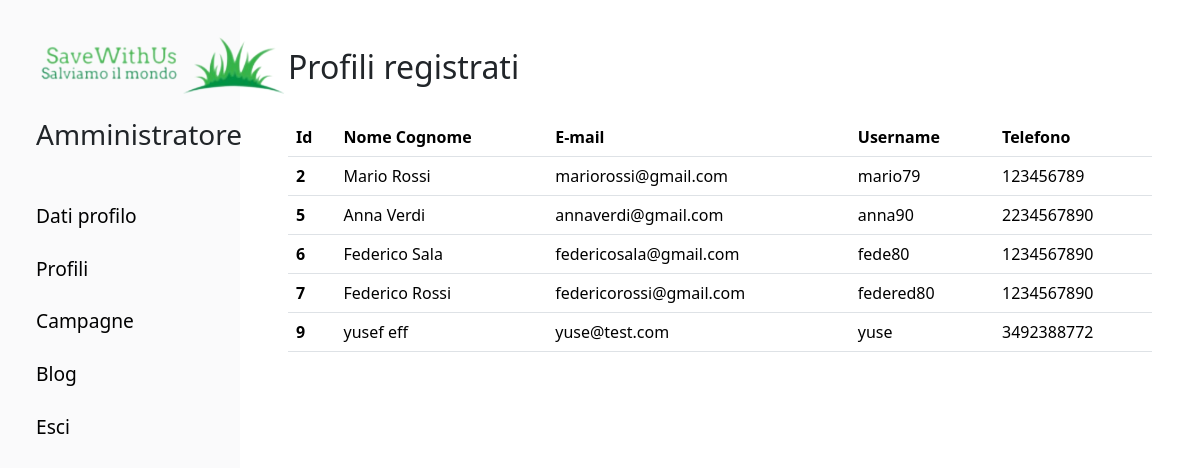
The app's page /admin/index.php?page=profili (signed in) with its own data.
### tables this page shows
CREATE TABLE `utenti` (
  `id_user` int(11) NOT NULL,
  `nome` varchar(20) NOT NULL,
  `cognome` varchar(20) NOT NULL,
  `email` varchar(40) NOT NULL,
  `num_tel` char(13) NOT NULL,
  `username` varchar(10) NOT NULL,
  `password` char(60) NOT NULL,
  `created` datetime NOT NULL
);

### admin/pages.php (the view, shortened to what this page needs)
<?php
function get_page($page)
{
    include('../db.php');
    $sql = "SELECT * from amministratori WHERE id_admin=" . $_SESSION['idamm'];
    $risprivilegi = $conn->query($sql);
    switch ($page) {
        case "profili":
            if ($risprivilegi->fetch_assoc()['azione_utenti'] == "true") {
?>
                <div class="tabl-utenti">
                    <h2>Profili registrati</h2><br>
                    <?php
                    $sql = "SELECT utenti.id_user, utenti.nome, utenti.cognome, utenti.email, utenti.username, utenti.num_tel FROM `utenti`";
                    $ris = $conn->query($sql);
                    if ($ris->num_rows > 0) {
                    ?>
                        <table class="table">
                            <thead class="thead-dark">
                                <tr>
                                    <th scope="col">Id</th>
                                    <th scope="col">Nome Cognome</th>
                                    <th scope="col">E-mail</th>
                                    <th scope="col">Username</th>
                                    <th scope="col">Telefono</th>
                                </tr>
                            </thead>
                            <tbody>
                                <?php
                                while ($row = $ris->fetch_assoc()) {
                                ?>
                                    <tr>
                                        <th><?= $row['id_user'] ?></th>
                                        <td><?= $row['nome'] . " " . $row['cognome'] ?></td>
                                        <td><?= $row['email'] ?></td>
                                        <td><?= $row['username'] ?></td>
                                        <td><?= $row['num_tel'] ?></td>
                                    </tr>
                                <?php
                                }
                                ?>
                            </tbody>
                        </table>
                </div>
        <?php
                    } else {
                        echo "Nessun utente registrato";
                    }
                } else {
                    echo "<h2>Non hai accesso a questa sezione</h2>";
                }
        ?>
        </div>
        <?php
            break;
        ?>
<?php
    }
}
?>

### admin/style/style.css (style rules this page uses)
body, html { height: 100%; font-family: "Roboto", sans-serif; margin: 0; }
.main .tabl-utenti { height: 100%; padding: 5%; }

### records on screen
utenti: id_user "2", nome "Mario", cognome "Rossi", email "mariorossi@gmail.com", username "mario79", num_tel "123456789"
utenti: id_user "5", nome "Anna", cognome "Verdi", email "annaverdi@gmail.com", username "anna90", num_tel "2234567890"
utenti: id_user "6", nome "Federico", cognome "Sala", email "federicosala@gmail.com", username "fede80", num_tel "1234567890"
utenti: id_user "7", nome "Federico", cognome "Rossi", email "federicorossi@gmail.com", username "federed80", num_tel "1234567890"
utenti: id_user "9", nome "yusef", cognome "eff", email "yuse@test.com", username "yuse", num_tel "3492388772"
